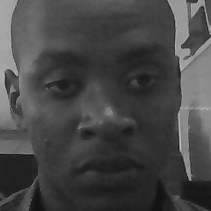
//> input picture OpenCV2/alpha.pgm, 211 x 211 px, given in place of the camera
$ ./main   (built with g++ and OpenCV 4)
//> lines starting //> are read from the running program, lines starting //| are printed output that depends on the picture; after the words box and inside, x2 and y2 are one past the last pixel; in counts of white or black regions, pixels touching at a corner belong together
#include "opencv2/core/core.hpp"
#include "opencv2/highgui/highgui.hpp"
#include "opencv2/imgproc/imgproc.hpp"
#include "opencv2/objdetect/objdetect.hpp"

#include <iostream>
#include <fstream>
#include <sstream>
#include <direct.h>
#include <string>
#include <Windows.h>

using namespace cv;
using namespace std;

int main(int argc, char** argv)
{
	VideoCapture cap(0); // open the default camera
	if (!cap.isOpened()) // check if we succeeded
		return -1;

	CascadeClassifier haar_cascade;
	haar_cascade.load("C:/opencv/data/haarcascades/haarcascade_frontalface_alt.xml");

	Mat frame;
	int picN = 0, i = 0, prePic = 1;
	string picpath = "C:/Users/LenovoS510p/Documents/Semester1_2016/Computer_Engineering_Design3/Face_Recognition/MyfaceBase/S";
	string picdir;
	Mat dst;

	for (;;)
	{
		cap >> frame;
//> frame is the input picture: 211 rows x 211 cols, CV_8UC3; min 18, max 202, mean 70.2
		// Clone the current frame:
		Mat original = frame.clone();
		// Convert the current frame to grayscale:
		Mat gray;
		cvtColor(original, gray, CV_BGR2GRAY);
		// Find the faces in the frame:
		vector< Rect_<int> > faces;
		haar_cascade.detectMultiScale(gray, faces);
//> faces = 1 Rect (x, y, width, height): [7, 7, 192, 192]
		// At this point you have the position of the faces in
		// faces. Now we'll get the faces, make a prediction and
		// annotate it in the video. Cool or what?
		vector<int> compression_params;
		compression_params.push_back(CV_IMWRITE_PXM_BINARY);
		compression_params.push_back(1);

		for (int i = 0; i < faces.size(); i++) {
			// Process face by face:
			Rect face_i = faces[i];
			Mat face = gray(face_i);

			if (picN != prePic) {
				picdir = picpath + to_string(1) + "/" + to_string(picN) + ".pgm";
				resize(face, dst, Size(50, 50), 0, 0, INTER_CUBIC);
				imwrite(picdir, dst, compression_params);
				prePic = picN;
			}

			rectangle(original, face_i, CV_RGB(0, 255, 0), 1);
		}
//> this loop made 1 pass
//> pass 1, `Mat face = gray(face_i);`:
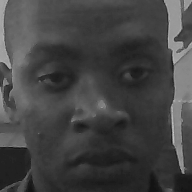
//> face: 192 rows x 192 cols, CV_8UC1; min 18, max 202, mean 67.4
//> pass 1, `resize(face, dst, Size(50, 50), 0, 0, INTER_CUBIC);`:
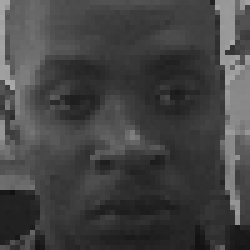
//> dst: 50 rows x 50 cols, CV_8UC1 (shown 5 times larger); min 17, max 173, mean 67
//> after the loop:
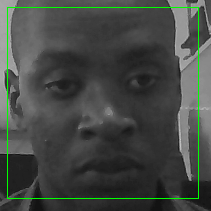
//> original: 211 rows x 211 cols, CV_8UC3; 1.72% of pixels changed, all inside (x1, y1, x2, y2) = (7, 7, 199, 199)
//> after the loop, prePic = 0
		// Show the result:
		imshow("face_recognizer", original);
		// And display it:

		if (i == 10){
			i = 0;
			picN++;}

		if (picN == 12) break;
		i++;
		char key = (char)waitKey(20);
//> the Esc key is pressed
		// Exit this loop on escape:
		if (key == 27)
			break;
	}
}
